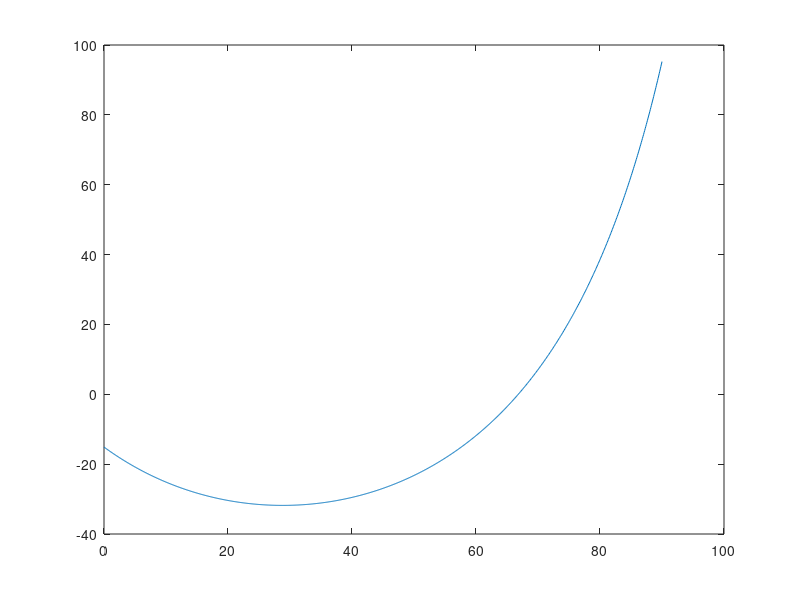

Source code (MATLAB): (Note: this script raises an error after producing the figure.)
% Define problem constants
g = 9.81;
mu = 0.55;
F = 150;
m = 25;
format long
% Define the function to be solved for. Is the angle specified in radians or degrees?
f = @(x)((mu*m*g)./(cosd(x)+mu*sind(x)))-150;
% THINK, what makes range sense for angle?
x = linspace(0,90,1000);
y = f(x);
% Plot your function. Does plotting give you an idea about where the root is?
plot(x,y)
% Finaly solve for the root using the bisection script given to you, which can be called as:
[root, fx, ea, iter] = bisect(f,60,70);
fprintf('root is %e\nfunction value is %e\napproximate error is %e\nnumber of iterations is %d',root,fx,ea,iter)


% These variables will be checked for your final answer:
%angle =  % the angle in degree that solves this problem
%fx =     % the function value at your solved angle
%ea =     % the bisection error estimate
%iter =   % the number of bisection iterations